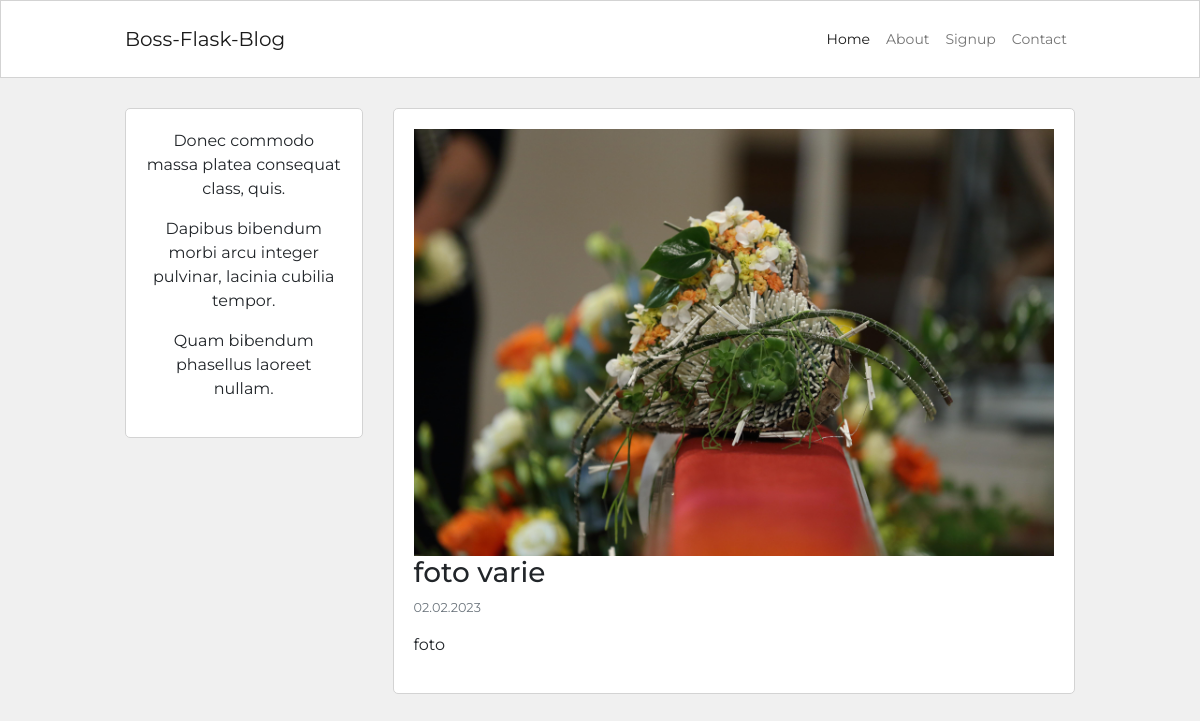
The app's page /posts/foto-varie-qbt1cd with its own data.
### blog/models.py (models this page shows, shortened)
class Post(db.Model):
  id = db.Column(db.Integer, primary_key=True)
  user_id = db.Column(db.Integer, db.ForeignKey('user.id'), nullable=False)
  created_at = db.Column(db.DateTime, default=datetime.now)
  title = db.Column(db.String(120), nullable=False)
  description = db.Column(db.String(240))
  body = db.Column(db.Text(), nullable=False)
  slug = db.Column(db.String(250))
  image = db.Column(db.String(120))

### blog/routes.py (the view)
@app.route("/posts/<string:post_slug>")
def post_detail(post_slug):
  post_instance = Post.query.filter_by(slug=post_slug).first_or_404()
  return render_template("post_detail.html", post=post_instance)

### blog/templates/post_detail.html (shortened to what this page needs)
{% extends 'base.html' %}.
{% block content%}
<div class="container content-container">
  <div class="row g-0">
    <div class="col-md-9 order-md-2">
      <div class="post-page-block">
        {% if post.image %}
        <div>
          <img class="img-fluid" src="{{ url_for('static', filename='img/posts/' + post.image) }}" alt="">
        </div>
        {% endif %}
        <h3>{{ post.title }}</h3>
        {% if post.created_at %}
          <p class="p-small-two text-muted">
            {{ post.created_at.strftime("%d.%m.%Y") }}
          </p>
        {% endif %}
        <p>{{ post.body|markdown }}</p>
      </div>
    </div>
    <div class="col-md-3 order-md-1">
      {% include 'about_me_snippet.html' %}
    </div>
  </div>
</div>
{% endblock %}

### blog/static/blog.css (style rules this page uses)
html, body { font-family: 'Montserrat', sans-serif; background-color: #f0f0f0; }
.content-container { max-width: 950px; margin-top: 30px; margin-bottom: 30px; padding: 0px; }
.post-page-block { background-color: #fff; border: 1px solid #d3d3d3; border-radius: 5px; padding: 20px; margin-bottom: 30px; }
.p-small-two { font-size: 0.800rem; }
@media (min-width:768px) { .post-page-block { margin-left: 30px; } }

### records on screen
Post: image (picture), title "foto varie", created_at "02.02.2023", body "foto"

### other values on screen
{{ lipsum(n=3, min=5, max=10) }} "Donec commodo massa platea consequat class, quis. Dapibus bibendum morbi arcu integer pulvinar, lacinia cubilia tempor. Quam bibendum phasellus laoreet nullam."
